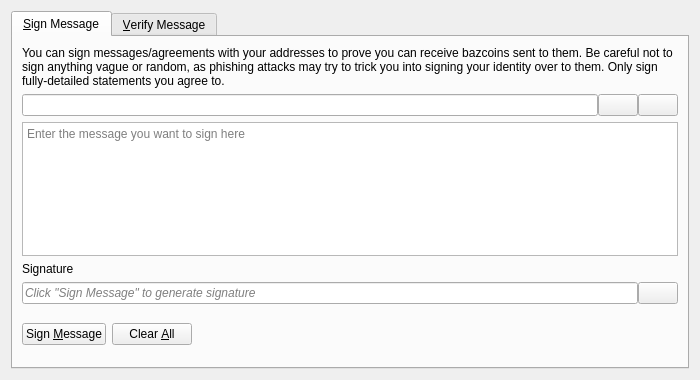
<?xml version="1.0" encoding="UTF-8"?>
<ui version="4.0">
 <class>SignVerifyMessageDialog</class>
 <widget class="QDialog" name="SignVerifyMessageDialog">
  <property name="geometry">
   <rect>
    <x>0</x>
    <y>0</y>
    <width>700</width>
    <height>380</height>
   </rect>
  </property>
  <property name="windowTitle">
   <string>Signatures - Sign / Verify a Message</string>
  </property>
  <property name="modal">
   <bool>true</bool>
  </property>
  <layout class="QVBoxLayout" name="verticalLayout">
   <item>
    <widget class="QTabWidget" name="tabWidget">
     <property name="currentIndex">
      <number>0</number>
     </property>
     <widget class="QWidget" name="tabSignMessage">
      <attribute name="title">
       <string>&amp;Sign Message</string>
      </attribute>
      <layout class="QVBoxLayout" name="verticalLayout_SM">
       <item>
        <widget class="QLabel" name="infoLabel_SM">
         <property name="text">
          <string>You can sign messages/agreements with your addresses to prove you can receive bazcoins sent to them. Be careful not to sign anything vague or random, as phishing attacks may try to trick you into signing your identity over to them. Only sign fully-detailed statements you agree to.</string>
         </property>
         <property name="textFormat">
          <enum>Qt::PlainText</enum>
         </property>
         <property name="wordWrap">
          <bool>true</bool>
         </property>
        </widget>
       </item>
       <item>
        <layout class="QHBoxLayout" name="horizontalLayout_1_SM">
         <property name="spacing">
          <number>0</number>
         </property>
         <item>
          <widget class="QValidatedLineEdit" name="addressIn_SM">
           <property name="toolTip">
            <string>The BazCoin address to sign the message with</string>
           </property>
          </widget>
         </item>
         <item>
          <widget class="QPushButton" name="addressBookButton_SM">
           <property name="toolTip">
            <string>Choose previously used address</string>
           </property>
           <property name="text">
            <string/>
           </property>
           <property name="icon">
            <iconset resource="../bazcoin.qrc">
             <normaloff>:/icons/address-book</normaloff>:/icons/address-book</iconset>
           </property>
           <property name="shortcut">
            <string>Alt+A</string>
           </property>
           <property name="autoDefault">
            <bool>false</bool>
           </property>
          </widget>
         </item>
         <item>
          <widget class="QPushButton" name="pasteButton_SM">
           <property name="toolTip">
            <string>Paste address from clipboard</string>
           </property>
           <property name="text">
            <string/>
           </property>
           <property name="icon">
            <iconset resource="../bazcoin.qrc">
             <normaloff>:/icons/editpaste</normaloff>:/icons/editpaste</iconset>
           </property>
           <property name="shortcut">
            <string>Alt+P</string>
           </property>
           <property name="autoDefault">
            <bool>false</bool>
           </property>
          </widget>
         </item>
        </layout>
       </item>
       <item>
        <widget class="QPlainTextEdit" name="messageIn_SM">
         <property name="toolTip">
          <string>Enter the message you want to sign here</string>
         </property>
         <property name="placeholderText">
          <string>Enter the message you want to sign here</string>
         </property>
        </widget>
       </item>
       <item>
        <widget class="QLabel" name="signatureLabel_SM">
         <property name="text">
          <string>Signature</string>
         </property>
         <property name="textFormat">
          <enum>Qt::PlainText</enum>
         </property>
        </widget>
       </item>
       <item>
        <layout class="QHBoxLayout" name="horizontalLayout_2_SM">
         <property name="spacing">
          <number>0</number>
         </property>
         <item>
          <widget class="QLineEdit" name="signatureOut_SM">
           <property name="placeholderText">
            <string>Click "Sign Message" to generate signature</string>
           </property>
           <property name="font">
            <font>
             <italic>true</italic>
            </font>
           </property>
           <property name="readOnly">
            <bool>true</bool>
           </property>
          </widget>
         </item>
         <item>
          <widget class="QPushButton" name="copySignatureButton_SM">
           <property name="toolTip">
            <string>Copy the current signature to the system clipboard</string>
           </property>
           <property name="text">
            <string/>
           </property>
           <property name="icon">
            <iconset resource="../bazcoin.qrc">
             <normaloff>:/icons/editcopy</normaloff>:/icons/editcopy</iconset>
           </property>
           <property name="autoDefault">
            <bool>false</bool>
           </property>
          </widget>
         </item>
        </layout>
       </item>
       <item>
        <layout class="QHBoxLayout" name="horizontalLayout_3_SM">
         <item>
          <widget class="QPushButton" name="signMessageButton_SM">
           <property name="toolTip">
            <string>Sign the message to prove you own this BazCoin address</string>
           </property>
           <property name="text">
            <string>Sign &amp;Message</string>
           </property>
           <property name="icon">
            <iconset resource="../bazcoin.qrc">
             <normaloff>:/icons/edit</normaloff>:/icons/edit</iconset>
           </property>
           <property name="autoDefault">
            <bool>false</bool>
           </property>
          </widget>
         </item>
         <item>
          <widget class="QPushButton" name="clearButton_SM">
           <property name="toolTip">
            <string>Reset all sign message fields</string>
           </property>
           <property name="text">
            <string>Clear &amp;All</string>
           </property>
           <property name="icon">
            <iconset resource="../bazcoin.qrc">
             <normaloff>:/icons/remove</normaloff>:/icons/remove</iconset>
           </property>
           <property name="autoDefault">
            <bool>false</bool>
           </property>
          </widget>
         </item>
         <item>
          <spacer name="horizontalSpacer_1_SM">
           <property name="orientation">
            <enum>Qt::Horizontal</enum>
           </property>
           <property name="sizeHint" stdset="0">
            <size>
             <width>40</width>
             <height>48</height>
            </size>
           </property>
          </spacer>
         </item>
         <item>
          <widget class="QLabel" name="statusLabel_SM">
           <property name="font">
            <font>
             <weight>75</weight>
             <bold>true</bold>
            </font>
           </property>
           <property name="text">
            <string/>
           </property>
           <property name="wordWrap">
            <bool>true</bool>
           </property>
          </widget>
         </item>
         <item>
          <spacer name="horizontalSpacer_2_SM">
           <property name="orientation">
            <enum>Qt::Horizontal</enum>
           </property>
           <property name="sizeHint" stdset="0">
            <size>
             <width>40</width>
             <height>48</height>
            </size>
           </property>
          </spacer>
         </item>
        </layout>
       </item>
      </layout>
     </widget>
     <widget class="QWidget" name="tabVerifyMessage">
      <attribute name="title">
       <string>&amp;Verify Message</string>
      </attribute>
      <layout class="QVBoxLayout" name="verticalLayout_VM">
       <item>
        <widget class="QLabel" name="infoLabel_VM">
         <property name="text">
          <string>Enter the receiver's address, message (ensure you copy line breaks, spaces, tabs, etc. exactly) and signature below to verify the message. Be careful not to read more into the signature than what is in the signed message itself, to avoid being tricked by a man-in-the-middle attack. Note that this only proves the signing party receives with the address, it cannot prove sendership of any transaction!</string>
         </property>
         <property name="textFormat">
          <enum>Qt::PlainText</enum>
         </property>
         <property name="alignment">
          <set>Qt::AlignLeading|Qt::AlignLeft|Qt::AlignTop</set>
         </property>
         <property name="wordWrap">
          <bool>true</bool>
         </property>
        </widget>
       </item>
       <item>
        <layout class="QHBoxLayout" name="horizontalLayout_1_VM">
         <property name="spacing">
          <number>0</number>
         </property>
         <item>
          <widget class="QValidatedLineEdit" name="addressIn_VM">
           <property name="toolTip">
            <string>The BazCoin address the message was signed with</string>
           </property>
          </widget>
         </item>
         <item>
          <widget class="QPushButton" name="addressBookButton_VM">
           <property name="toolTip">
            <string>Choose previously used address</string>
           </property>
           <property name="text">
            <string/>
           </property>
           <property name="icon">
            <iconset resource="../bazcoin.qrc">
             <normaloff>:/icons/address-book</normaloff>:/icons/address-book</iconset>
           </property>
           <property name="shortcut">
            <string>Alt+A</string>
           </property>
           <property name="autoDefault">
            <bool>false</bool>
           </property>
          </widget>
         </item>
        </layout>
       </item>
       <item>
        <widget class="QPlainTextEdit" name="messageIn_VM">
          <property name="toolTip">
            <string>The signed message to verify</string>
          </property>
          <property name="placeholderText">
            <string>The signed message to verify</string>
          </property>
        </widget>
       </item>
       <item>
        <widget class="QValidatedLineEdit" name="signatureIn_VM">
          <property name="toolTip">
            <string>The signature given when the message was signed</string>
          </property>
          <property name="placeholderText">
            <string>The signature given when the message was signed</string>
          </property>
        </widget>
       </item>
       <item>
        <layout class="QHBoxLayout" name="horizontalLayout_2_VM">
         <item>
          <widget class="QPushButton" name="verifyMessageButton_VM">
           <property name="toolTip">
            <string>Verify the message to ensure it was signed with the specified BazCoin address</string>
           </property>
           <property name="text">
            <string>Verify &amp;Message</string>
           </property>
           <property name="icon">
            <iconset resource="../bazcoin.qrc">
             <normaloff>:/icons/transaction_0</normaloff>:/icons/transaction_0</iconset>
           </property>
           <property name="autoDefault">
            <bool>false</bool>
           </property>
          </widget>
         </item>
         <item>
          <widget class="QPushButton" name="clearButton_VM">
           <property name="toolTip">
            <string>Reset all verify message fields</string>
           </property>
           <property name="text">
            <string>Clear &amp;All</string>
           </property>
           <property name="icon">
            <iconset resource="../bazcoin.qrc">
             <normaloff>:/icons/remove</normaloff>:/icons/remove</iconset>
           </property>
           <property name="autoDefault">
            <bool>false</bool>
           </property>
          </widget>
         </item>
         <item>
          <spacer name="horizontalSpacer_1_VM">
           <property name="orientation">
            <enum>Qt::Horizontal</enum>
           </property>
           <property name="sizeHint" stdset="0">
            <size>
             <width>40</width>
             <height>48</height>
            </size>
           </property>
          </spacer>
         </item>
         <item>
          <widget class="QLabel" name="statusLabel_VM">
           <property name="font">
            <font>
             <weight>75</weight>
             <bold>true</bold>
            </font>
           </property>
           <property name="text">
            <string/>
           </property>
           <property name="wordWrap">
            <bool>true</bool>
           </property>
          </widget>
         </item>
         <item>
          <spacer name="horizontalSpacer_2_VM">
           <property name="orientation">
            <enum>Qt::Horizontal</enum>
           </property>
           <property name="sizeHint" stdset="0">
            <size>
             <width>40</width>
             <height>48</height>
            </size>
           </property>
          </spacer>
         </item>
        </layout>
       </item>
      </layout>
     </widget>
    </widget>
   </item>
  </layout>
 </widget>
 <customwidgets>
  <customwidget>
   <class>QValidatedLineEdit</class>
   <extends>QLineEdit</extends>
   <header>qt/qvalidatedlineedit.h</header>
  </customwidget>
 </customwidgets>
 <resources>
  <include location="../bazcoin.qrc"/>
 </resources>
 <connections/>
</ui>
